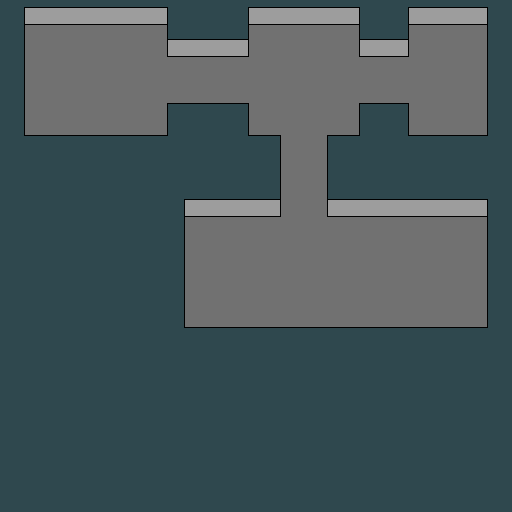

A 2D game scene composited from a Tiled map and its tileset images. What follows is a short description and the map's XML, with each tile layer's data collapsed to a summary:
An orthogonal 16x16 tile map with 32x32 px tiles, 1 tile layer (Walls).

<map version="1.0" orientation="orthogonal" renderorder="right-down" width="16" height="16" tilewidth="32" tileheight="32" backgroundcolor="#000000">
 <tileset firstgid="1" name="walls" tilewidth="32" tileheight="32">
  <image source="sprites/dungeon.png" width="96" height="192" />
  <tile id="0">
   <properties>
    <property name="blocking" value="true" />
   </properties>
  </tile>
  <tile id="1">
   <properties>
    <property name="blocking" value="false" />
   </properties>
  </tile>
  <tile id="2">
   <properties>
    <property name="blocking" value="true" />
   </properties>
  </tile>
  <tile id="3">
   <properties>
    <property name="blocking" value="true" />
   </properties>
  </tile>
  <tile id="4">
   <properties>
    <property name="blocking" value="false" />
   </properties>
  </tile>
  <tile id="5">
   <properties>
    <property name="blocking" value="true" />
   </properties>
  </tile>
  <tile id="6">
   <properties>
    <property name="blocking" value="true" />
   </properties>
  </tile>
  <tile id="7">
   <properties>
    <property name="blocking" value="true" />
   </properties>
  </tile>
  <tile id="8">
   <properties>
    <property name="blocking" value="true" />
   </properties>
  </tile>
  <tile id="9">
   <properties>
    <property name="blocking" value="true" />
   </properties>
  </tile>
  <tile id="10">
   <properties>
    <property name="blocking" value="true" />
   </properties>
  </tile>
  <tile id="11">
   <properties>
    <property name="blocking" value="true" />
   </properties>
  </tile>
  <tile id="12">
   <properties>
    <property name="blocking" value="false" />
   </properties>
  </tile>
  <tile id="13">
   <properties>
    <property name="blocking" value="false" />
   </properties>
  </tile>
  <tile id="14">
   <properties>
    <property name="blocking" value="false" />
   </properties>
  </tile>
  <tile id="15">
   <properties>
    <property name="blocking" value="true" />
   </properties>
  </tile>
  <tile id="16">
   <properties>
    <property name="blocking" value="true" />
   </properties>
  </tile>
  <tile id="17">
   <properties>
    <property name="blocking" value="true" />
   </properties>
  </tile>
 </tileset>
 <layer name="Walls" width="16" height="16">
  <data>[256 cells, 256 non-empty, 16 distinct tile ids]</data>
 </layer>
</map>